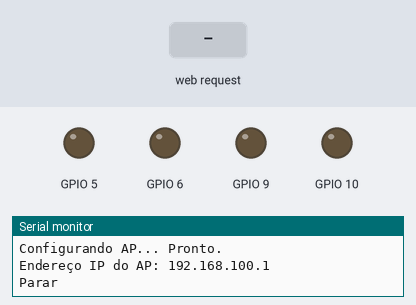
Bench run of a program on a simulated Seeed XIAO ESP32-C3. Parts: output pins drawn as LEDs (lit = HIGH), the last lines printed to the serial monitor. The inputs (shaded band) are chosen by the test bench. Storage starts empty.

Above: at 4.2 s.
4.3 s: HTTP request GET /control?cmd=F received
At 4.9 s:
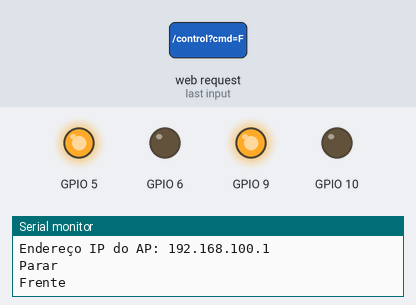
5.8 s: HTTP request GET /control?cmd=B received
At 7.0 s:
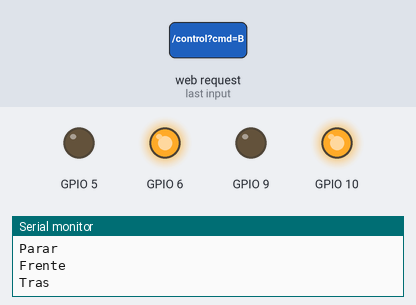
7.3 s: HTTP request GET /control?cmd=L received
At 8.4 s:
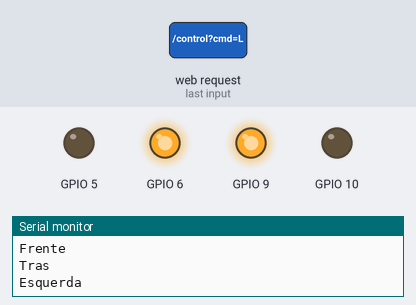
Timing chart, 0 to 10.3 s (numbered marks = the images above; inputs shaded):
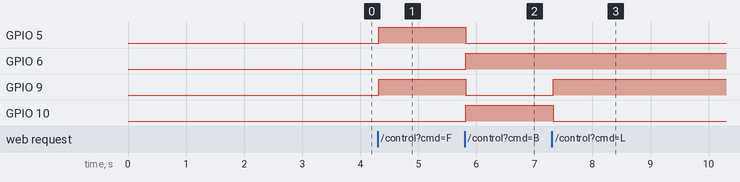

Measured:
- after the input at 4.3 s, GPIO 5, GPIO 9: LOW → HIGH at once
- after the input at 5.8 s, GPIO 5, GPIO 9: HIGH → LOW at once; GPIO 6, GPIO 10: LOW → HIGH at once
- after the input at 7.3 s, GPIO 9: LOW → HIGH at once; GPIO 10: HIGH → LOW at once

The program:

main.cpp
```cpp
#include <Arduino.h>
#include <WiFi.h>
#include <AsyncTCP.h>
#include <ESPAsyncWebServer.h>
#include <SPIFFS.h>
#include "MotorControl.h"

#define FRONT 1
#define BACK 2
#define STOP 0

#define MOTOR_RIGHT 1
#define MOTOR_LEFT 2
#define MOTOR_BOTH 3

// --- Configurações do Access Point ---
const char *ssid = "Kombi";
const char *password = "12345678";

// --- Configurações de IP Fixo ---
IPAddress local_IP(192, 168, 100, 1);
IPAddress gateway(192, 168, 100, 1);
IPAddress subnet(255, 255, 255, 0);

bool farolLigado = false;

AsyncWebServer server(80);

// --- Funções Auxiliares ---
void parar()
{
  Serial.println("Parar");
  MotorControl::controlMotorDc(MOTOR_BOTH, STOP);
}

void frente()
{
  Serial.println("Frente");
  MotorControl::controlMotorDc(MOTOR_BOTH, FRONT);
}

void tras()
{
  Serial.println("Tras");
  MotorControl::controlMotorDc(MOTOR_BOTH, BACK);
}

void esquerda()
{
  Serial.println("Esquerda");
  MotorControl::controlMotorDc(MOTOR_LEFT, FRONT);
}

void direita()
{
  Serial.println("Direita");
  MotorControl::controlMotorDc(MOTOR_RIGHT, FRONT);
}

void ligarFarol() { Serial.println("Ligar Farol"); }
void desligarFarol() { Serial.println("Desligar Farol"); }
void buzinar() { Serial.println("Buzinar"); }

void setup()
{
  Serial.begin(115200);
  Serial.println("Iniciando Kombi System (SPIFFS)...");

  MotorControl::setMotorPin(5, 6, 9, 10);

  parar();
  delay(3000);

  // --- INICIALIZAÇÃO SPIFFS ---
  if (!SPIFFS.begin(true))
  {
    Serial.println("Erro ao montar SPIFFS");
    return;
  }

  // --- CONFIGURAÇÃO DO IP FIXO ---
  Serial.print("Configurando AP... ");
  if (!WiFi.softAPConfig(local_IP, gateway, subnet))
  {
    Serial.println("Falha ao configurar IP estático!");
  }

  // Inicia o Access Point
  WiFi.softAP(ssid, password);

  Serial.println("Pronto.");
  Serial.print("Endereço IP do AP: ");
  Serial.println(WiFi.softAPIP());

  // --- Rotas ---
  server.on("/", HTTP_GET, [](AsyncWebServerRequest *request)
            { request->send(SPIFFS, "/index.html", "text/html"); });

  server.on("/style.css", HTTP_GET, [](AsyncWebServerRequest *request)
            { request->send(SPIFFS, "/style.css", "text/css"); });

  server.on("/control", HTTP_GET, [](AsyncWebServerRequest *request)
            {
    if (request->hasParam("cmd")) {
      String cmd = request->getParam("cmd")->value();
      if (cmd == "F") frente();
      else if (cmd == "B") tras();
      else if (cmd == "L") esquerda();
      else if (cmd == "R") direita();
      else if (cmd == "S") parar();
      else if (cmd == "H_ON") buzinar();
      else if (cmd == "W") {
        farolLigado = !farolLigado;
        Serial.println(farolLigado ? "Ligar Farol" : "Desligar Farol");
        farolLigado ? ligarFarol() : desligarFarol();
      }
    }
    request->send(200, "text/plain", "OK"); });

  server.begin();
  parar();
}

void loop()
{
}
```
